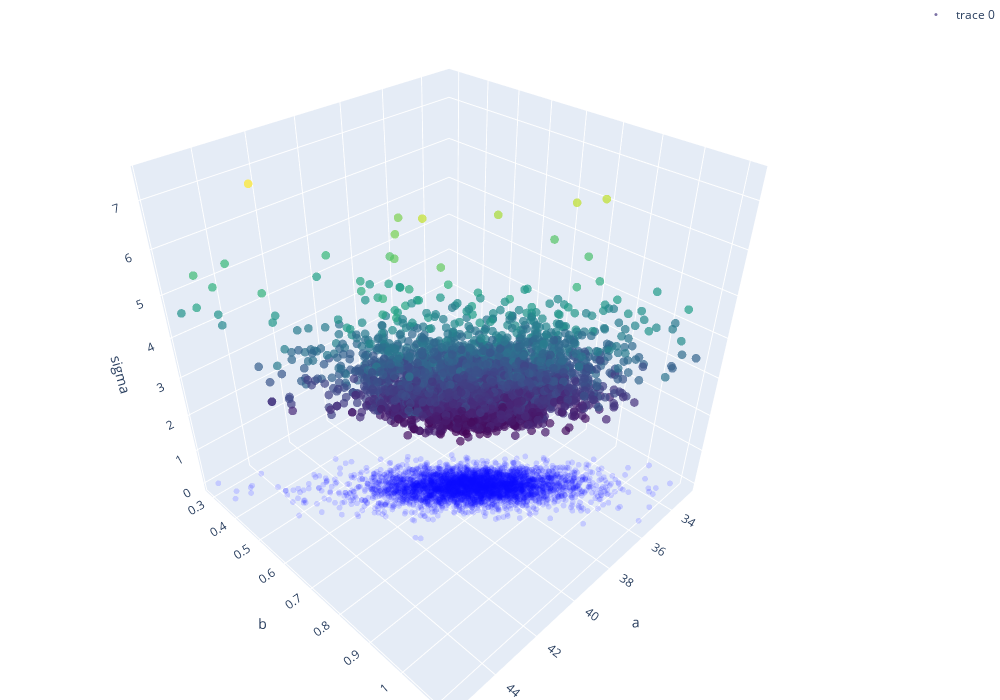

Notebook code for this chart:
### Code cell
import plotly.graph_objs as go
import plotly.offline as pyoff

trace = go.Scatter3d(
    x=draws['a'],
    y=draws['b'],
    z=draws['sigma'],
    mode='markers',
    marker=dict(
        size=3,
        color=draws['sigma'],
        colorscale='Viridis',
        opacity=0.7
    )
)

layout = go.Layout(
    scene=dict(
        xaxis_title='a',
        yaxis_title='b',
        zaxis_title='sigma'
    ),
    margin=dict(l=0, r=0, b=0, t=0),
    height=700,
    width=1000,
)

proj_ab = go.Scatter3d(
    x=draws['a'],
    y=draws['b'],
    z=[0] * len(draws),
    mode='markers',
    marker=dict(
        size=2,
        color='rgba(5,5,255,0.5)',
        opacity=0.3
    ),
    showlegend=False
)

layout.height = 700

fig = go.Figure(data=[trace, proj_ab], layout=layout)
pyoff.iplot(fig)

### Figure 1 — Plotly figure (JSON) as saved in the notebook; plotly's stock layout.template omitted (floating-point values rounded to 4 significant figures; data arrays with more than 128 entries replaced by an {"elided": "..."} marker saying what was removed)
{"data": [{"marker": {"color": {"elided": "4000 float values"}, "colorscale": [[0, "#440154"], [0.1111, "#482878"], [0.2222, "#3e4989"], [0.3333, "#31688e"], [0.4444, "#26828e"], [0.5556, "#1f9e89"], [0.6667, "#35b779"], [0.7778, "#6ece58"], [0.8889, "#b5de2b"], [1, "#fde725"]], "opacity": 0.7, "size": 3}, "mode": "markers", "type": "scatter3d", "x": {"elided": "4000 float values"}, "y": {"elided": "4000 float values"}, "z": {"elided": "4000 float values"}}, {"marker": {"color": "rgba(5,5,255,0.5)", "opacity": 0.3, "size": 2}, "mode": "markers", "showlegend": false, "type": "scatter3d", "x": {"elided": "4000 float values"}, "y": {"elided": "4000 float values"}, "z": {"elided": "4000 int values"}}], "layout": {"height": 700, "margin": {"b": 0, "l": 0, "r": 0, "t": 0}, "scene": {"xaxis": {"title": {"text": "a"}}, "yaxis": {"title": {"text": "b"}}, "zaxis": {"title": {"text": "sigma"}}}, "width": 1000}}
